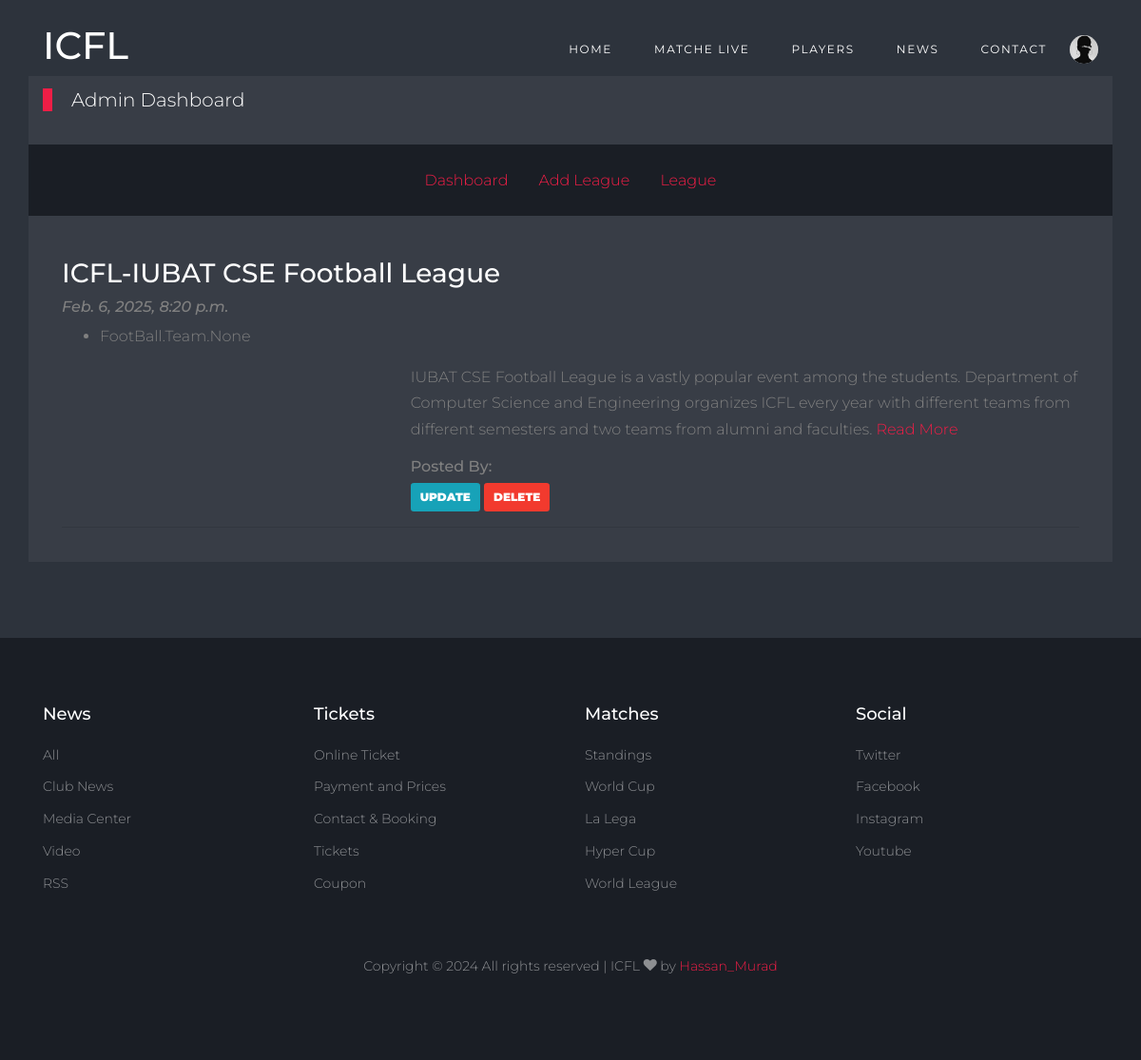
The page /league/league-list (signed in) on the database its author committed.
### Login/models.py (models this page shows)
class Profile(models.Model):
    user = models.OneToOneField(User,on_delete=models.CASCADE, related_name="users")
    pro_pic = models.ImageField(upload_to='profile_pics')

### FootBall/models.py (models this page shows, shortened)
class League(models.Model):
    league_name = models.CharField(max_length=200, verbose_name='Name')
    info = models.CharField(max_length=254, verbose_name='Informations', blank=True)
    teams = models.ManyToManyField(Team, related_name='league_teams',blank=True)
    times = models.DateTimeField(auto_now_add=False, blank=True)

### FootBall/views.py (the view)
# urls.py: path('league-list', views.leaguelist, name='league_list'),
@login_required
def leaguelist(request):
    league = League.objects.all()
    context = {
        'league':league,
    }
    return render(request, 'FootBall/league_list.html', context)

### templates/FootBall/league_list.html (shortened to what this page needs)
{% extends 'bases.html' %}
{% load static %}
{% load custom_tags %}
{% block main-content %}
<div class="site-section bg-light">
    <div class="container bg-light ">
        <div class="row">
            <div class="col-12 title-section mt-2">
                <a href="{% url 'FootBall:admin_dash' %}" class="heading">Admin Dashboard</a>
            </div>
            <div class="navbar col-md-12  d-flex justify-content-center mb-4 bg-dark ">
                <a href="{% url 'FootBall:admin_dash' %}" class="m-3 "> <span>Dashboard</span> </a>
                <a href="{% url 'FootBall:add_league' %}" class="m-3 "> <span>Add League</span> </a>
                <a href="" class="m-3 "> <span>League</span> </a>
            </div>
            <div class="container-fluid ">
                <div class="row clearfix">
                    <div class="col-lg-12  ">
                        <div class="">
                            <div class="card-body">
                                {% for l in league %}
                                <h3>{{ l.league_name }}</h3>
                                <h6> <i> {{ l.times }} </i></h6>
                                <div>
                                    <ul>
                                        <li>{{l.teams}}</li>
                                    </ul>
                                </div>
                                <div class="row">
                                    <div class="col-sm-4">
                                    </div>
                                    <div class="col-sm-8">
                                        <p>{{l.info }} <a
                                                href=" ">Read More</a>
                                        </p>
                                        <h6>Posted By:</h6>
                                        <a href="{% url 'FootBall:update_league' pk=l.pk %}" class="btn btn-info btn-sm">Update</a>
                                        <a href="{% url 'FootBall:delete_league' del_id=l.id  %}" class="btn btn-danger btn-sm">Delete</a>
                                    </div>
                                </div>
                                {% endfor %}
                                <hr>
                            </div>
                        </div>
                    </div>
                </div>
            </div>
        </div>
    </div>
</div>
{% endblock main-content %}

### templates/bases.html (shortened to what this page needs)
<!DOCTYPE html>
{% load static %}
<html lang="en">
<head>
  <link rel="stylesheet" href="{% static 'fonts/icomoon/style.css' %}">
  <link rel="stylesheet" href="{% static 'css/bootstrap/bootstrap.css' %}">
  <link rel="stylesheet" href="{% static 'css/jquery-ui.css' %}">
  <link rel="stylesheet" href="{% static 'css/owl.carousel.min.css' %}">
  <link rel="stylesheet" href="{% static 'css/owl.theme.default.min.css' %}">
  <link rel="stylesheet" href="{% static 'css/owl.theme.default.min.css' %}">
  <link rel="stylesheet" href="{% static 'css/jquery.fancybox.min.css' %}">
  <link rel="stylesheet" href="{% static 'css/bootstrap-datepicker.css' %}">
  <link rel="stylesheet" href="{% static 'fonts/flaticon/font/flaticon.css' %}">
  <link rel="stylesheet" href="{% static 'css/aos.css' %}">
  <link rel="stylesheet" href="{% static 'css/style.css' %} ">
  <link rel="stylesheet" href="{% static 'css/mystyle.css' %} ">
<link href="https://cdn.jsdelivr.net/gh/gitbrent/bootstrap4-toggle@3.6.1/css/bootstrap4-toggle.min.css" rel="stylesheet">
</head>
<body>
  <div class="site-wrap">
    <header class="site-navbar py-4" role="banner">
      <div class="container">
        <div class="d-flex align-items-center">
          <div class="site-logo">
            <a href="{% url 'FootBall:home' %}">
              <h1>ICFL</h1>
            </a>
          </div>
          <div class="ml-auto">
            <nav class="site-navigation position-relative text-right" role="navigation">
              <ul class=" navbar-nav site-menu main-menu js-clone-nav mr-auto d-none d-lg-block">
                <li class="nav-item"><a href="{% url 'FootBall:home' %}" class="nav-link">Home</a></li>
                <li class="nav-item"><a href="{% url 'FootBall:live_matches'  %}" class="nav-link">Matche Live</a></li>
                <li class="nav-item"><a href="{% url 'FootBall:players' %}" class="nav-link">Players</a></li>
                <li class="nav-item"><a href="{% url 'FootBall:blogs' %}" class="nav-link">News</a></li>
                <li class="nav-item"><a href="{% url 'FootBall:contact' %}" class="nav-link">Contact</a></li>
                  <li class="dropdowns">
                    {% if user.users %}
                   <img src="/media/{{user.users.pro_pic}}" class="rounded-circle"  height="30px" width="30px"> </a>
                    {% else %}
                     <img src="{% static 'Images/logo.2.png' %}"class="rounded-circle" height="30px" width="30px"> </a>
                    {% endif %}
                  </div>
          </div>
        </div>
      </div>
    {% block main-content %}
   {% endblock main-content %}
    <footer class="footer-section">
      <div class="container">
        <div class="row">
          <div class="col-lg-3">
            <div class="widget mb-3">
              <h3>News</h3>
              <ul class="list-unstyled links">
                <li><a href="#">All</a></li>
                <li><a href="#">Club News</a></li>
                <li><a href="#">Media Center</a></li>
                <li><a href="#">Video</a></li>
                <li><a href="#">RSS</a></li>
              </ul>
            </div>
          </div>
          <div class="col-lg-3">
            <div class="widget mb-3">
              <h3>Tickets</h3>
              <ul class="list-unstyled links">
                <li><a href="#">Online Ticket</a></li>
                <li><a href="#">Payment and Prices</a></li>
                <li><a href="#">Contact &amp; Booking</a></li>
                <li><a href="#">Tickets</a></li>
                <li><a href="#">Coupon</a></li>
              </ul>
            </div>
          </div>
          <div class="col-lg-3">
            <div class="widget mb-3">
              <h3>Matches</h3>
              <ul class="list-unstyled links">
                <li><a href="#">Standings</a></li>
                <li><a href="#">World Cup</a></li>
                <li><a href="#">La Lega</a></li>
                <li><a href="#">Hyper Cup</a></li>
                <li><a href="#">World League</a></li>
              </ul>
            </div>
          </div>
          <div class="col-lg-3">
            <div class="widget mb-3">
              <h3>Social</h3>
              <ul class="list-unstyled links">
                <li><a href="#">Twitter</a></li>
                <li><a href="#">Facebook</a></li>
                <li><a href="#">Instagram</a></li>
                <li><a href="#">Youtube</a></li>
              </ul>
            </div>
          </div>
        </div>
        <div class="row text-center">
          <div class="col-md-12">
            <div class=" pt-5">
              <p>
                Copyright &copy;
                 All rights reserved | ICFL  <i class="icon-heart"
                  aria-hidden="true"></i> by <a href="" class="" target="_blank">Hassan_Murad</a>
              </p>
            </div>
          </div>
        </div>
      </div>
    </footer>
</body>
</html>

### static/css/style.css (style rules this page uses)
body { line-height: 1.7; color: gray; font-weight: 300; background-color: #222831; font-size: 16px; }
a { -webkit-transition: .3s all ease; -o-transition: .3s all ease; transition: .3s all ease; }
h1, h2, h3, h4, h5, .h1, .h2, .h3, .h4, .h5 { font-family: "Montserrat", -apple-system, BlinkMacSystemFont, "Segoe UI", Roboto, "Helvetica Neue", Arial, sans-serif, "Apple Color Emoji", "Segoe UI Emoji", "Segoe UI Symbol", "Noto Color Emoji"; color: #fff; }
.site-wrap:before { display: none; -webkit-transition: .3s all ease-in-out; -o-transition: .3s all ease-in-out; transition: .3s all ease-in-out; background: rgba(0, 0, 0, 0.6); content: ""; position: absolute; z-index: 2000; top: 0; left: 0; right: 0; bottom: 0; opacity: 0; visibility: hidden; }
.btn { text-transform: uppercase; font-size: 12px; font-weight: 900; border-width: 2px; }
.site-section { padding: 2.5em 0; }
@media (min-width: 768px) { .site-section { padding: 5em 0; } }
.site-logo { position: relative; font-weight: 900; font-size: 1.3rem; }
.site-logo a { color: #fff; }
.site-navbar { margin-bottom: 0px; z-index: 1999; position: absolute; width: 100%; }
.site-navbar .site-navigation .site-menu { margin-bottom: 0; }
.site-navbar .site-navigation .site-menu a { text-decoration: none !important; display: inline-block; }
.site-navbar .site-navigation .site-menu > li { display: inline-block; }
.site-navbar .site-navigation .site-menu > li > a { padding: 5px 20px; color: #fff; font-size: 12px; letter-spacing: .1rem; text-transform: uppercase; font-weight: 400; display: inline-block; text-decoration: none !important; }
.site-mobile-menu .site-nav-wrap { padding: 0; margin: 0; list-style: none; position: relative; }
.site-mobile-menu .site-nav-wrap a { padding: 10px 20px; display: block; position: relative; color: #212529; }
.site-mobile-menu .site-nav-wrap li { position: relative; display: block; }
.site-mobile-menu .site-nav-wrap > li { display: block; position: relative; float: left; width: 100%; }
.site-mobile-menu .site-nav-wrap > li > a { padding-left: 20px; font-size: 20px; }
.title-section { margin-bottom: 30px; }
.title-section .heading { color: #fff; font-size: 20px; position: relative; padding-left: 30px; }
.title-section .heading:before { position: absolute; content: ""; width: 10px; top: 0; left: 0; bottom: 0; background: #ee1e46; }
.footer-section { padding: 70px 0; font-size: 14px; color: rgba(255, 255, 255, 0.5); background: #1a1e25; }
.footer-section .widget h3 { color: #fff; font-size: 18px; margin-bottom: 20px; }
.footer-section .widget .links li { margin-bottom: 10px; }
.footer-section .widget .links li a { color: rgba(255, 255, 255, 0.5); }
.bg-light { background: rgba(255, 255, 255, 0.05) !important; }
.bg-dark { background: #1a1e25 !important; }

### static/css/mystyle.css (style rules this page uses)
.dropdowns { display:block; justify-content: center; cursor: pointer; }

### rows shown on the page
League: league_name "ICFL-IUBAT CSE Football League", times "Feb. 6, 2025, 8:20 p.m.", teams "FootBall.Team.None", info "IUBAT CSE Football League is a vastly popular event among the students. Department of Computer Science and Engineering organizes ICFL every year with different teams from different semesters and two teams from alumni and faculties."
